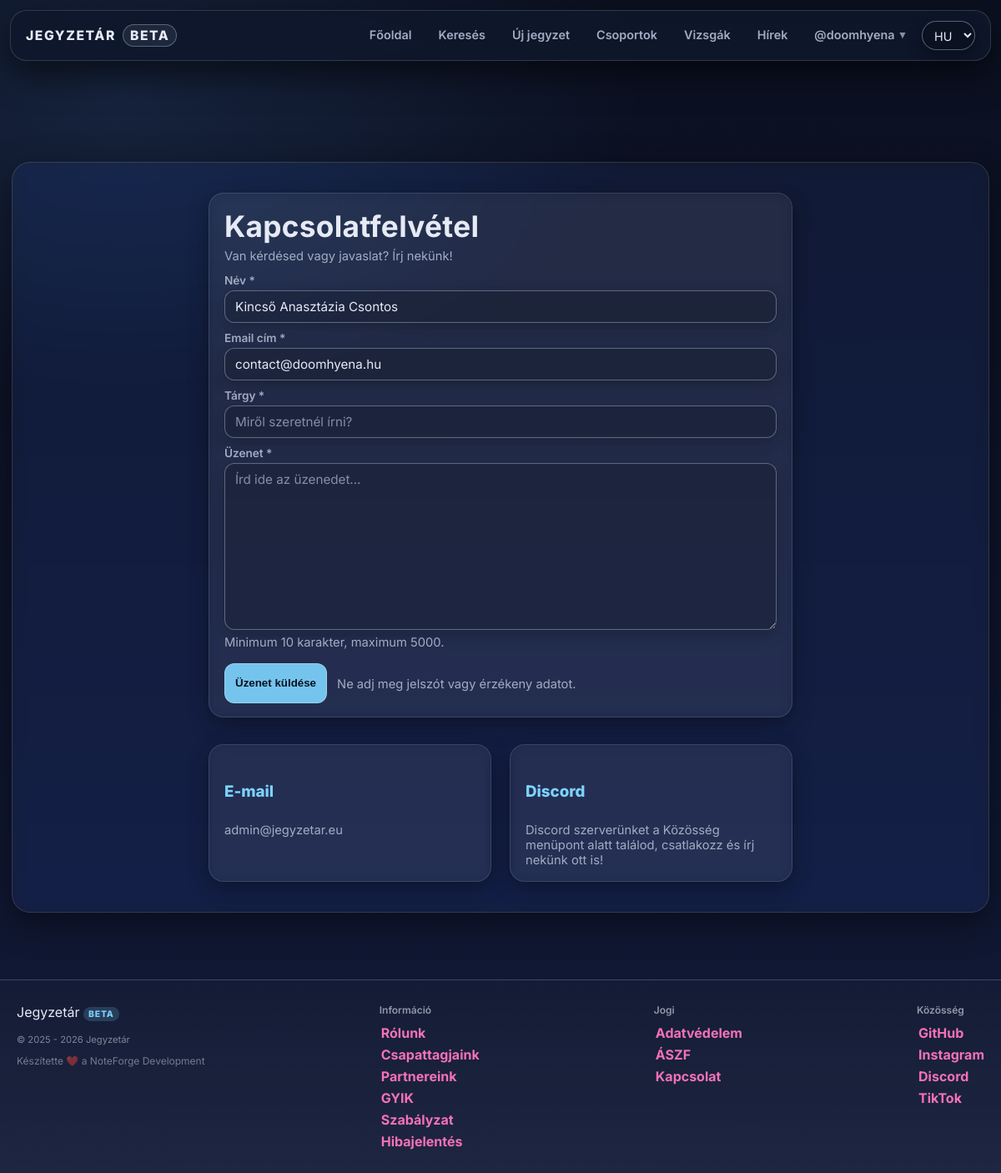
The app's page /contact.php (signed in) with its own data.
### tables this page shows
CREATE TABLE `users` (
  `id` int(11) NOT NULL,
  `lastname` varchar(100) DEFAULT NULL,
  `firstname` varchar(100) DEFAULT NULL,
  `username` varchar(50) NOT NULL,
  `birthdate` date DEFAULT NULL,
  `gender` varchar(10) DEFAULT NULL,
  `email` varchar(50) NOT NULL,
  `profile_picture` varchar(255) DEFAULT NULL,
  `password` varchar(255) NOT NULL,
  `security_question` varchar(255) NOT NULL,
  `security_answer` varchar(255) NOT NULL,
  `admin` tinyint(1) NOT NULL,
  `teacher` tinyint(1) NOT NULL,
  `registration_date` datetime DEFAULT NULL,
  `language` varchar(5) NOT NULL DEFAULT 'hu',
  `oauth_provider` varchar(20) DEFAULT NULL,
  `oauth_sub` varchar(191) DEFAULT NULL,
  `email_verified` tinyint(1) NOT NULL DEFAULT 0,
  `bio` text DEFAULT NULL,
  `profile_theme` varchar(32) NOT NULL DEFAULT 'default',
  `twofa_enabled` tinyint(1) NOT NULL DEFAULT 0,
  `used_reg_code` varchar(64) DEFAULT NULL,
  `used_reg_code_at` datetime DEFAULT NULL,
  `show_fullname` tinyint(1) NOT NULL DEFAULT 1,
  `show_email` tinyint(1) NOT NULL DEFAULT 0,
  `show_birthdate` tinyint(1) NOT NULL DEFAULT 0
);

### assets/php/lang.php (called while the page is built, shortened)
<?php
    $supported_langs = ['hu', 'en', 'de'];
    if (isset($_GET['lang']) && in_array($_GET['lang'], $supported_langs, true)) {
        $lang = $_GET['lang'];
        $_SESSION['lang'] = $lang;
        if (!headers_sent()) {
            setcookie('lang', $lang, time() + 60*60*24*30, '/');
        }
    } else {
        if (isset($_SESSION['lang']) && in_array($_SESSION['lang'], $supported_langs, true)) {
            $lang = $_SESSION['lang'];
        } elseif (isset($_COOKIE['lang']) && in_array($_COOKIE['lang'], $supported_langs, true)) {
            $lang = $_COOKIE['lang'];
        } else {
            $lang = 'hu';
        }
    }
    $translations = [];
    if ($stmt = $conn->prepare("SELECT t_key, lang_code, text FROM translations WHERE lang_code IN (?, 'hu')")) {
        $stmt->bind_param('s', $lang);
        $stmt->execute();
        $result = $stmt->get_result();
        while ($row = $result->fetch_assoc()) {
            if (!isset($translations[$row['t_key']]) || $row['lang_code'] === $lang) {
                $translations[$row['t_key']] = $row['text'];
            }
        }
    }
    if (!function_exists('t')) {
        function t(string $key, ...$args): string
        {
            global $translations;
            $text = $translations[$key] ?? $key;
            return $text;
        }
    }

### assets/php/functions.php (called while the page is built, shortened)
<?php
    if (!function_exists('auth_user_id')) {
        function auth_user_id(): ?int {
            return (int)$_SESSION['id'];
        }
    }
    if (!function_exists('auth_is_logged_in')) {
        function auth_is_logged_in(): bool {
            return auth_user_id() !== null;
        }
    }
    if (!function_exists('auth_user')) {
        function auth_user(mysqli $conn): ?array {
            $uid = auth_user_id();
            $res = db_query($conn, "SELECT * FROM users WHERE id = ? LIMIT 1", "i", [$uid]);
            return $res->fetch_assoc();
        }
    }
    if (!function_exists('db_stmt')) {
        function db_stmt(mysqli $conn, string $sql, string $types = '', array $params = []): mysqli_stmt {
            $stmt = $conn->prepare($sql);
            if ($types !== '' && $params) {
                if (!$stmt->bind_param($types, ...$params)) {
                    db_log_error($conn, 'Paraméterek bind-elése sikertelen', $sql, $params);
                    throw new RuntimeException('Paraméterek bind-elése sikertelen: ' . $stmt->error);
                }
            }
            if (!$stmt->execute()) {
                db_log_error($conn, 'Végrehajtási hiba (execute)', $sql, $params);
                throw new RuntimeException('Végrehajtási hiba (execute): ' . $stmt->error);
            }
            return $stmt;
        }
    }
    if (!function_exists('db_query')) {
        function db_query(mysqli $conn, string $sql, string $types = '', array $params = []): mysqli_result
        {
            $stmt = db_stmt($conn, $sql, $types, $params);
            $result = $stmt->get_result();
            return $result;
        }
    }

### contact.php (the view, shortened to what this page needs)
<?php
    require __DIR__ . "/assets/php/db.php";
    require __DIR__ . "/assets/php/lang.php";
    require_once __DIR__ . "/assets/php/functions.php";
    $user_email = '';
    $user_name = '';
    if (isset($_SESSION['id']) && isset($_SESSION['email'])) {
        $userId = (int)$_SESSION['id'];
        $result = db_query($conn, "SELECT firstname, lastname, email FROM users WHERE id = ? LIMIT 1", "i", [$userId]);
        if ($result->num_rows === 1) {
            $user = $result->fetch_assoc();
            $user_email = $user['email'];
            $user_name = trim(($user['firstname'] ?? '') . ' ' . ($user['lastname'] ?? ''));
        }
    }
?>
<!DOCTYPE html>
<html lang="<?= htmlspecialchars($lang ?? 'hu') ?>">
<head>
    <link rel="stylesheet" href="assets/css/styles.css">
</head>
<body>
    <?php include __DIR__ . '/assets/php/navbar.php'; ?>
    <main class="main">
        <div style="max-width: 700px; margin: 0 auto; width: 100%;">
            <div class="card">
                <div class="card-head">
                    <div>
                        <h1 style="margin:0;"><?= t('contact_h1') ?></h1>
                        <p class="entry-meta" style="margin:6px 0 0;"><?= t('contact_sub') ?></p>
                    </div>
                </div>
                <form method="POST" class="form-grid" autocomplete="off">
                    <div class="form-field">
                        <label for="name"><?= t('contact_label_name') ?></label>
                        <input type="text" id="name" name="name" class="input" maxlength="255" required
                            value="<?php echo htmlspecialchars($user_name ?? $_POST['name'] ?? ''); ?>"
                            placeholder="<?= t('contact_placeholder_name') ?>">
                    </div>
                    <div class="form-field">
                        <label for="email"><?= t('contact_label_email') ?></label>
                        <input type="email" id="email" name="email" class="input" maxlength="190" required
                            value="<?php echo htmlspecialchars($user_email ?? $_POST['email'] ?? ''); ?>"
                            placeholder="email@example.com">
                    </div>
                    <div class="form-field">
                        <label for="subject"><?= t('contact_label_subject') ?></label>
                        <input type="text" id="subject" name="subject" class="input" maxlength="255" required
                            value="<?php echo htmlspecialchars($_POST['subject'] ?? ''); ?>"
                            placeholder="<?= t('contact_placeholder_subject') ?>">
                    </div>
                    <div class="form-field">
                        <label for="message"><?= t('contact_label_message') ?></label>
                        <textarea id="message" name="message" class="input" maxlength="5000" required
                            placeholder="<?= t('contact_placeholder_message') ?>"
                            style="min-height: 200px; resize: vertical;"><?php echo htmlspecialchars($_POST['message'] ?? ''); ?></textarea>
                        <small class="entry-meta"><?= t('contact_hint_chars') ?></small>
                    </div>
                    <div style="display:flex; gap:12px; align-items:center; flex-wrap:wrap; margin-top:6px;">
                        <button type="submit" name="send_message" class="btn-primary">
                            <?= t('contact_btn_send') ?>
                        </button>
                        <span class="entry-meta"><?= t('contact_hint_no_sensitive') ?></span>
                    </div>
                </form>
            </div>
            <div class="content-grid" style="grid-template-columns: repeat(auto-fit, minmax(240px, 1fr)); margin-top: 32px;">
                <div class="card">
                    <div class="card-head">
                        <h3><?= t('contact_card_email_title') ?></h3>
                    </div>
                    <p class="entry-meta">admin@jegyzetar.eu</p>
                </div>
                <div class="card">
                    <div class="card-head">
                        <h3><?= t('contact_card_discord_title') ?></h3>
                    </div>
                    <p class="entry-meta"><?= t('contact_card_discord_text') ?></p>
                </div>
            </div>
        </div>
    </main>
    <?php include __DIR__ . '/assets/php/footer.php'; ?>
</body>
</html>

### assets/php/navbar.php (shortened to what this page needs)
<?php
	require_once "assets/php/premium.php";
    $isLoggedIn = auth_is_logged_in();
    $user = $isLoggedIn ? auth_user($conn) : null;
    $currentUsername = null;
    if ($user) {
        $isLoggedIn = true;
        $currentUsername = $user['username'];
    }
?>
<nav class="navbar">
    <div class="navbar-content">
        <div class="brand">
            <span>Jegyzetár</span>
            <span class="brand-badge">beta</span>
        </div>
        <ul class="nav-links">
            <li><a href="index.php"><?= t('nav_home') ?></a></li>
            <li><a href="search.php"><?= t('nav_search') ?></a></li>
            <li><a href="upload.php"><?= t('nav_upload') ?></a></li>
            <li><a href="groups.php"><?= t('nav_groups') ?></a></li>
            <li><a href="exams.php"><?= t('nav_exams') ?></a></li>
            <li><a href="news.php">Hírek</a></li>
            <?php if ($isLoggedIn && $currentUsername): ?>
                <li class="nav-item-has-dropdown">
                    <a href="#" class="nav-account-link">
                        <?= $isLoggedIn && $currentUsername ? '@'.htmlspecialchars($currentUsername) : t('nav_login') ?>
                        <span class="nav-account-chevron">▾</span>
                    </a>
                </li>
            <?php else: ?>
                <li><a href="reglog.php?mode=login"><?= t('nav_login') ?></a></li>
            <?php endif; ?>
            <li class="nav-lang-item">
                <form method="get">
                    <select name="lang" onchange="this.form.submit()" class="select">
                        <option value="hu" <?= $lang === 'hu' ? 'selected' : '' ?>>HU</option>
                    </select>
                </form>
            </li>
        </ul>
    </div>
</nav>

### records on screen
users: username "doomhyena", name "Kincső Anasztázia Csontos", email "contact@doomhyena.hu"

### other values on screen
t('nav_home') "Főoldal"
t('nav_search') "Keresés"
t('nav_upload') "Új jegyzet"
t('nav_groups') "Csoportok"
t('nav_exams') "Vizsgák"
t('contact_h1') "Kapcsolatfelvétel"
t('contact_sub') "Van kérdésed vagy javaslat? Írj nekünk!"
t('contact_label_name') "Név *"
t('contact_label_email') "Email cím *"
t('contact_label_subject') "Tárgy *"
t('contact_label_message') "Üzenet *"
t('contact_hint_chars') "Minimum 10 karakter, maximum 5000."
t('contact_btn_send') "Üzenet küldése"
t('contact_hint_no_sensitive') "Ne adj meg jelszót vagy érzékeny adatot."
t('contact_card_email_title') "E-mail"
